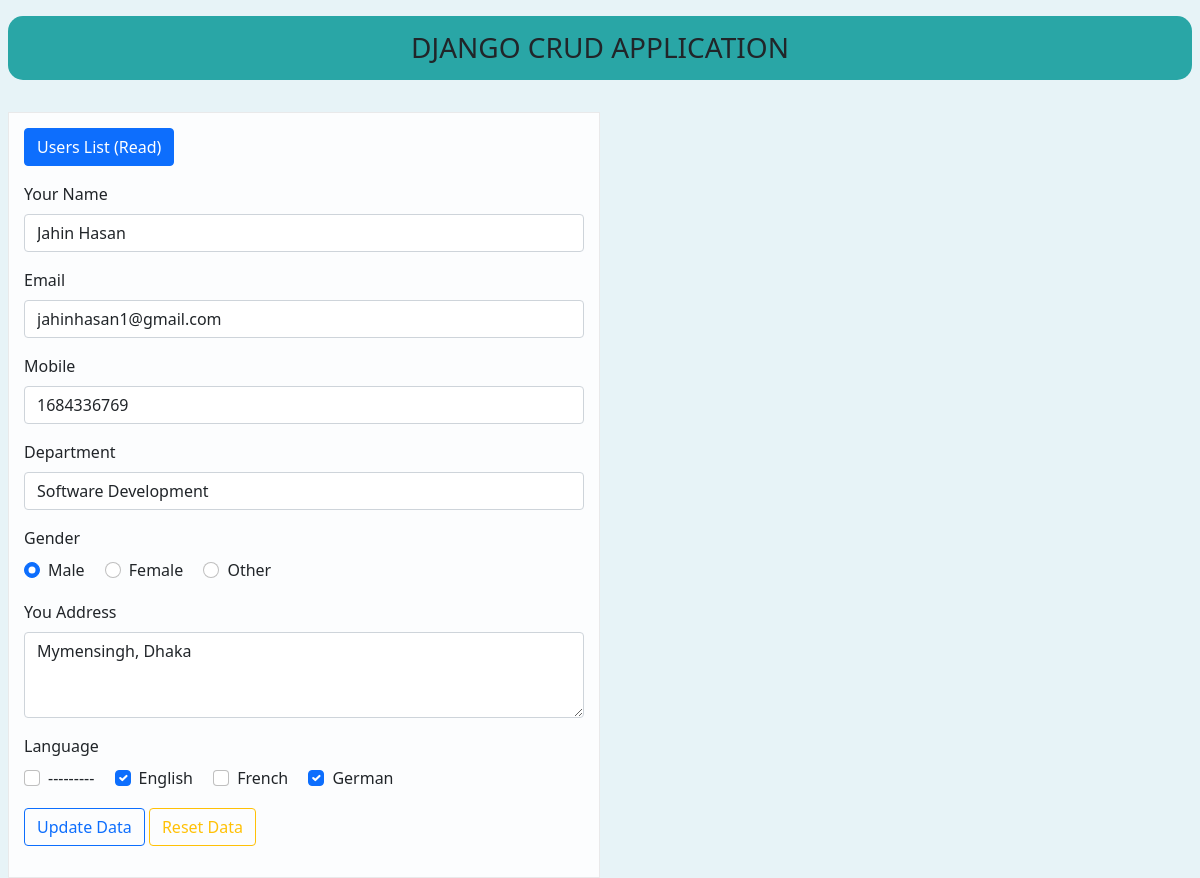
Screenshot of /3/ with the database file from the repository.
### app/models.py (models this page shows, shortened)
class UserModel(models.Model):
    name = models.CharField(max_length=100, null=True, blank=True)
    email = models.EmailField(max_length=50, null=True, blank=True)
    mobile = models.IntegerField(null=True, blank=True)
    DEPARTMENTS = (
        ('', 'Select'),
        ('Music Production', 'Music Production'),
        ('Software Development', 'Software Development'),
        ('Computer Gaming', 'Computer Gaming'),
    )
    department = models.CharField(max_length=100, null=True, blank=True, choices=DEPARTMENTS)
    GENDERS = (
        ('Male', 'Male'),
        ('Female', 'Female'),
        ('Other', 'Other'),
    )
    gender = models.CharField(max_length=10, choices=GENDERS, null=True, default=None)
    address = models.TextField(null=True, blank=True)
    LANGUAGES = (
        ('English', 'English'),
        ('French', 'French'),
        ('German', 'German'),
    )
    language = MultiSelectField(max_length=150, null=True, blank=True, choices=LANGUAGES)
    date_created = models.DateTimeField(auto_now_add=True)

### app/views.py (the view)
# urls.py: path('<int:pk>/', update, name='update'),
def update(request, pk):
    get_user_data = get_object_or_404(UserModel, pk=pk)
    form = UserForm(instance=get_user_data)
    if request.method == 'POST':
        form = UserForm(request.POST, instance=get_user_data)
        if form.is_valid():
            form.save()
            messages.success(request, 'User updated')
            return redirect('read')
    context = { 'form':form }
    return render(request, 'app/update.html', context)

### app/templates/app/update.html (shortened to what this page needs)
<!DOCTYPE html>
<html lang="en">
<head>
    <link href="https://cdn.jsdelivr.net/npm/bootstrap@5.0.0-beta1/dist/css/bootstrap.min.css" rel="stylesheet"
>
</head>
<body style="background-color:#add8e64a;">
    <div class="container-fluid">
        <div class="row gx-2 pt-3">
            <h3 class="text-center" style="background-color:  #29A6A6; padding: 15px; border-radius: 15px;">
                DJANGO CRUD APPLICATION</h3>
            <div class="col-md-6 mt-4" style="border:1px solid #80808029; padding:15px;background-color:#ffffffde;">
                <a class="btn btn-primary mb-3" href="{% url 'read' %}">Users List (Read)</a>
                <form method="post" novalidate>
                    <div class="mb-3">
                        <label for="name" class="form-label">{{form.name.label}}</label>
                        {{form.name}}
                    </div>
                    <div class="mb-3">
                        <label for="email" class="form-label">{{form.email.label}}</label>
                        {{form.email}}
                    </div>
                    <div class="mb-3">
                        <label for="mobile" class="form-label">{{form.mobile.label}}</label>
                        {{form.mobile}}
                    </div>
                    <div class="mb-3">
                        <label for="department" class="form-label">{{form.department.label}}</label>
                        {{form.department}}
                    </div>
                    <div class="mb-3">
                        <label for="gender" class="form-label">{{form.gender.label}}</label><br />
                        {% for radio in form.gender %}
                        <div class="form-check form-check-inline">
                            {{radio.tag}}
                            <label class="form-check-label">{{radio.choice_label}}</label>
                        </div>
                        {% endfor %}
                    </div>
                    <div class="mb-3">
                        <label class="form-label">{{form.address.label}}</label>
                        {{form.address}}
                    </div>
                    <div class="mb-3">
                        <label for="languages" class="form-label">{{form.language.label}}</label><br />
                        {% for checkbox in form.language %}
                        <div class="form-check form-check-inline">
                            {{checkbox.tag}}
                            <label class="form-check-label">{{checkbox.choice_label}}</label>
                        </div>
                        {% endfor %}
                    </div>
                    <div class="mb-3">
                        <button type="submit" class="btn btn-outline-primary">Update Data</button>
                        <button type="reset" class="btn btn-outline-warning">Reset Data</button>
                    </div>
            </div>
        </div>
    </div>
</body>
</html>

### rows the page displays
UserModel: name "Jahin Hasan", email "jahinhasan1@gmail.com", mobile "1684336769", department "Software Development", address "Mymensingh, Dhaka"

### other values shown
{{ radio.choice_label }} "Male" "Female" "Other"
{{ checkbox.choice_label }} "---------" "English" "French" "German"
